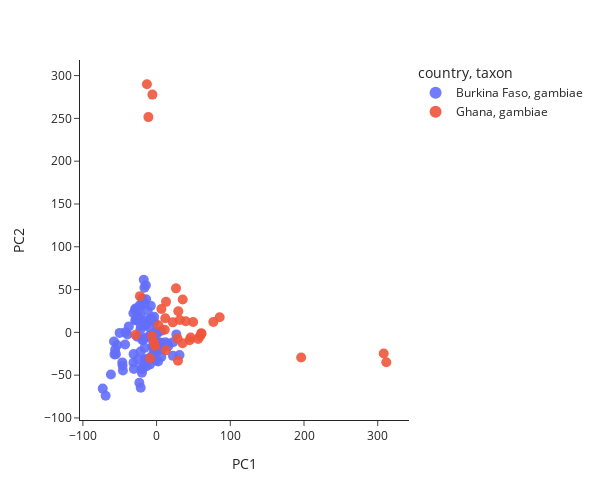

The cell this chart's notebook holds for it:
### Code cell
ag3.plot_pca_coords(pca_df_2rc_gam, color="country", symbol="taxon", width=600, height=500)

### Figure 1 — Plotly figure (JSON) as saved in the notebook; plotly's stock layout.template omitted (floating-point values rounded to 4 significant figures; data arrays with more than 128 entries replaced by an {"elided": "..."} marker saying what was removed)
{"data": [{"customdata": {"elided": "99x11 mixed values"}, "hovertemplate": "<b>%{hovertext}</b><br><br>country=%{customdata[4]}<br>taxon=%{customdata[3]}<br>PC1=%{x}<br>PC2=%{y}<br>sample_id=%{customdata[0]}<br>partner_sample_id=%{customdata[1]}<br>sample_set=%{customdata[2]}<br>admin1_iso=%{customdata[5]}<br>admin1_name=%{customdata[6]}<br>admin2_name=%{customdata[7]}<br>location=%{customdata[8]}<br>year=%{customdata[9]}<br>month=%{customdata[10]}<extra></extra>", "hovertext": ["AB0085-Cx", "AB0086-Cx", "AB0096-C", "AB0103-C", "AB0104-Cx", "AB0116-C", "AB0117-C", "AB0118-C", "AB0119-C", "AB0126-Cx", "AB0127-C", "AB0128-C", "AB0129-C", "AB0130-Cx", "AB0131-Cx", "AB0133-C", "AB0134-C", "AB0135-C", "AB0136-Cx", "AB0143-Cx", "AB0144-C", "AB0145-C", "AB0146-Cx", "AB0147-C", "AB0148-Cx", "AB0150-Cx", "AB0151-Cx", "AB0153-C", "AB0155-Cx", "AB0157-Cx", "AB0158-Cx", "AB0159-C", "AB0160-Cx", "AB0161-C", "AB0162-C", "AB0164-C", "AB0165-C", "AB0166-C", "AB0167-C", "AB0169-C", "AB0170-C", "AB0171-Cx", "AB0172-Cx", "AB0173-C", "AB0174-C", "AB0175-Cx", "AB0176-Cx", "AB0177-C", "AB0178-C", "AB0179-Cx", "AB0180-Cx", "AB0197-C", "AB0198-C", "AB0199-C", "AB0200-C", "AB0201-Cx", "AB0202-Cx", "AB0203-C", "AB0205-C", "AB0206-C", "AB0207-C", "AB0208-C", "AB0211-C", "AB0217-C", "AB0218-C", "AB0225-C", "AB0228-C", "AB0231-C", "AB0232-Cx", "AB0233-C", "AB0235-C", "AB0236-Cx", "AB0238-C", "AB0239-C", "AB0241-C", "AB0244-C", "AB0251-C", "AB0252-C", "AB0253-C", "AB0255-C", "AB0256-C", "AB0260-C", "AB0261-Cx", "AB0264-C", "AB0265-C", "AB0268-C", "AB0269-Cx", "AB0270-C", "AB0271-Cx", "AB0272-Cx", "AB0273-Cx", "AB0274-C", "AB0275-C", "AB0277-C", "AB0278-C", "AB0280-Cx", "AB0281-Cx", "AB0283-C", "AB0284-C"], "legendgroup": "Burkina Faso, gambiae", "marker": {"color": "#636EFA", "opacity": 0.9, "size": 10, "symbol": "circle"}, "mode": "markers", "name": "Burkina Faso, gambiae", "orientation": "v", "showlegend": true, "type": "scatter", "x": [-55.22, -8.883, -1.771, 1.568, -21.91, -39.6, -21.43, 0.8359, 22.42, 4.268, -57.77, 4.394, -14.73, -16.56, -24.49, -42.75, -9.433, -0.89, -27.67, -18.72, -21.58, -61.97, -19.48, -20.47, -46.16, -23.39, -3.326, 22.17, -18.03, -3.963, -7.726, -15.84, -6.483, -9.696, 6.343, 6.395, -37.64, -31.44, -42.29, -19.91, -31.36, -28.51, -29.27, -12.12, -19.06, -16.64, -14.51, -53.68, -14.53, -17.43, 15.72, -57.14, 5.517, 14.93, -30.8, -21.47, -25.26, -10.07, -15.63, -29.0, 2.038, -26.12, 26.83, -26.11, -5.661, -2.56, -46.53, -2.735, -16.21, 31.05, -13.6, -17.62, -73.12, -15.52, -1.265, -31.19, -10.26, -5.588, -4.027, -7.066, -21.67, 0.5771, -14.14, -15.95, 4.097, -3.085, -22.04, 6.961, 11.9, -22.91, -69.14, -7.437, -45.67, -0.6779, 0.2763, -50.12, -7.906, -56.3, -4.688], "xaxis": "x", "y": [-25.42, -37.37, -23.44, -21.81, 3.296, -2.406, 30.16, -0.9498, -11.44, -15.73, -10.63, -11.79, 13.89, 52.18, 16.94, -14.17, 14.08, 1.184, 14.56, -42.59, -64.63, -49.22, 39.31, -42.74, -38.72, -58.82, 18.21, -27.42, -39.13, -23.68, 15.06, -6.387, -2.272, -4.403, -28.64, 1.872, 6.976, 22.26, 0.2583, -47.07, -35.51, 28.02, 26.32, 25.07, -9.195, 10.38, 8.432, -14.89, 55.0, 61.57, -16.12, -25.77, -12.0, -12.91, -42.71, 7.492, -31.7, 5.718, -31.14, 14.15, -33.98, -5.148, -2.345, 20.65, -16.54, -3.686, -35.06, -23.79, -18.1, -26.44, -39.46, -8.376, -65.72, -32.46, -32.75, -25.4, -30.71, 14.2, -17.58, 16.51, -22.38, -15.86, 38.69, 33.86, -13.3, 12.2, 20.58, -19.28, -11.61, 31.57, -74.05, -28.61, -44.6, -16.02, -0.2742, -0.6068, 30.99, -20.31, -10.3], "yaxis": "y"}, {"customdata": {"elided": "36x11 mixed values"}, "hovertemplate": "<b>%{hovertext}</b><br><br>country=%{customdata[4]}<br>taxon=%{customdata[3]}<br>PC1=%{x}<br>PC2=%{y}<br>sample_id=%{customdata[0]}<br>partner_sample_id=%{customdata[1]}<br>sample_set=%{customdata[2]}<br>admin1_iso=%{customdata[5]}<br>admin1_name=%{customdata[6]}<br>admin2_name=%{customdata[7]}<br>location=%{customdata[8]}<br>year=%{customdata[9]}<br>month=%{customdata[10]}<extra></extra>", "hovertext": ["AA0050-C", "AA0059-C", "AA0084-C", "AA0106-C", "AA0060-C", "AA0119-C", "AA0061-C", "AA0105-C", "AA0070-C", "AA0093-C", "AA0129-C", "AA0094-C", "AA0118-C", "AA0071-C", "AA0047-C", "AA0046-C", "AA0095-C", "AA0069-C", "AA0133-C", "AA0117-C", "AA0131-C", "AA0096-C", "AA0130-C", "AA0085-C", "AA0048-C", "AA0058-C", "AA0062-C", "AA0081-C", "AA0082-C", "AA0122-C", "AA0137-C", "AA0086-C", "AA0057-C", "AA0045-C", "AA0072-C", "AA0108-C"], "legendgroup": "Ghana, gambiae", "marker": {"color": "#EF553B", "opacity": 0.9, "size": 10, "symbol": "circle"}, "mode": "markers", "name": "Ghana, gambiae", "orientation": "v", "showlegend": true, "type": "scatter", "x": [46.2, -13.14, 85.55, 196.2, 60.58, 28.99, 76.98, 44.78, -5.653, -28.53, -2.14, -11.17, -22.57, -3.358, 12.78, 308.1, -6.203, 29.45, 6.495, 60.9, 26.29, 56.28, 11.82, 11.08, 49.58, 35.25, 58.84, 2.568, 311.6, 28.39, -8.711, 12.65, 31.44, 22.07, 39.56, 35.42], "xaxis": "x", "y": [-5.901, 289.9, 17.67, -29.39, -0.9339, -33.22, 12.08, -9.155, 277.8, -2.907, -15.99, 251.5, 42.32, -11.9, 35.64, -24.68, -4.368, 24.69, 27.26, -1.483, 51.41, -7.704, 16.41, 3.07, 12.1, -12.71, -4.559, 8.309, -34.89, -7.109, -30.3, -20.99, 14.39, 11.71, 12.92, 38.36], "yaxis": "y"}], "layout": {"height": 500, "legend": {"itemsizing": "constant", "title": {"text": "country, taxon"}, "tracegroupgap": 0}, "margin": {"t": 60}, "width": 600, "xaxis": {"anchor": "y", "autorange": true, "domain": [0, 1], "range": [-103.8, 342.3], "title": {"text": "PC1"}, "type": "linear"}, "yaxis": {"anchor": "x", "autorange": true, "domain": [0, 1], "range": [-102.4, 318.2], "title": {"text": "PC2"}, "type": "linear"}}}
